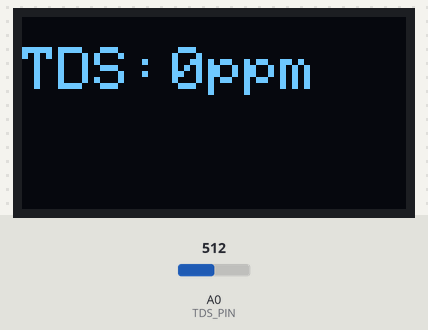
A sketch run on a simulated Arduino Uno, built with avr-gcc and run on an emulated ATmega328P. Parts: 128×64 one-colour display. The inputs (shaded band) are chosen by the test bench; at power-on: A0 (TDS_PIN) = 512. What the sketch prints to the serial monitor is not drawn.

Above: at 2.7 s.
2.8 s: A0 (TDS_PIN) set to 716
At 5.6 s:
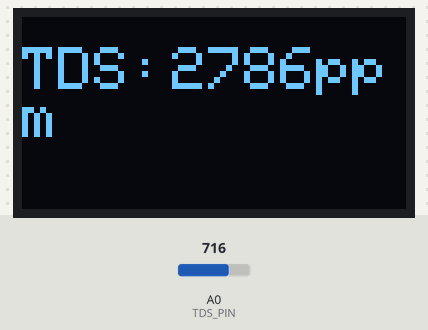
5.8 s: A0 (TDS_PIN) set to 810
At 8.6 s:
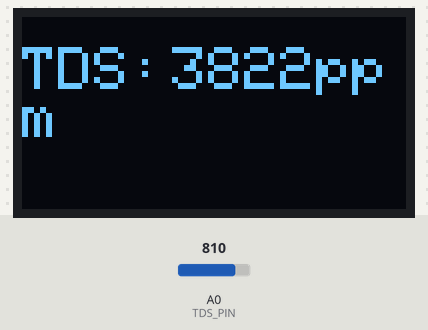
8.8 s: A0 (TDS_PIN) set to 790
At 12.5 s:
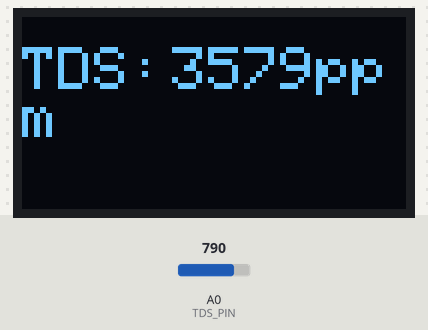
Timing chart, 0 to 14.0 s (numbered marks = the images above; inputs shaded):
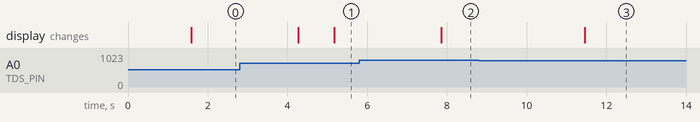

The sketch:

Tds_Sensor.ino
```cpp
// Library Imports
#include "Tds_Sensor.h" // Custom header for TDSSensor class
#include <Wire.h> // Arduino I²C communication librar
#include <Adafruit_GFX.h> // Adafruit graphics library
#include <Adafruit_SSD1306.h> // Adafruit SSD1306 OLED display driver
#include "config.h"  // Custom project config

TDSSensor tds(TDS_PIN);
Adafruit_SSD1306 display(SCREEN_WIDTH, SCREEN_HEIGHT, &Wire, OLED_RESET);

void setup() {
  Serial.begin(115200);

  // Initialize TDS Sensor
  tds.begin();
  Serial.println("TDS Meter Initialized...");

  // Initialize OLED
  if (!display.begin(SSD1306_SWITCHCAPVCC, OLED_ADDRESS)) {
    Serial.println("OLED initialization failed!");
    while (1);
  }

  display.clearDisplay();
  display.setTextSize(1);
  display.setTextColor(SSD1306_WHITE);
  display.setCursor(0, 0);
  display.println("TDS Meter Ready...");
  display.display();
  delay(1500);
}

void loop() {
  float tdsValue = tds.getTDS(25.0); // Temperature set to 25°C by default

  // Serial Output
  Serial.print("TDS Value: ");
  Serial.print(tdsValue, 0);
  Serial.println(" ppm");

  // OLED Display Output
  display.clearDisplay();
  display.setTextSize(2);
  display.setCursor(0, 10);
  display.print("TDS:");
  display.setCursor(50, 10);
  display.print(tdsValue, 0);
  display.print("ppm");

  display.display();

  delay(100);
}
```

Tds_Sensor.cpp
```cpp
// Own Header
#include "Tds_Sensor.h"
//Additional libraries needed for implementation
#include <Arduino.h>

// Constructor: Initializes the TDS sensor with pin, reference voltage, and sample count.
TDSSensor::TDSSensor(byte pin, float vref, int scount) {
  _pin = pin;
  _vref = vref;
  _scount = scount;
  _analogBuffer = new int[_scount];
  _analogBufferTemp = new int[_scount];
  _analogBufferIndex = 0;
}

// Initializes the sensor pin as input.
void TDSSensor::begin() {
  pinMode(_pin, INPUT);
}

// Computes the median value from an array of integers for noise filtering.
int TDSSensor::getMedianNum(int bArray[], int filterLen) {
  int bTab[filterLen];
  for (int i = 0; i < filterLen; i++)
    bTab[i] = bArray[i];
  int i, j, bTemp;
  // Bubble sort: Swap adjacent elements if out of order.
  for (j = 0; j < filterLen - 1; j++) {
    for (i = 0; i < filterLen - j - 1; i++) {
      if (bTab[i] > bTab[i + 1]) {
        bTemp = bTab[i];
        bTab[i] = bTab[i + 1];
        bTab[i + 1] = bTemp;
      }
    }
  }

  // Return median: Middle value (odd) or average of two middles (even).
  if ((filterLen & 1) > 0) {
    bTemp = bTab[(filterLen - 1) / 2];
  } else {
    bTemp = (bTab[filterLen / 2] + bTab[filterLen / 2 - 1]) / 2;
  }
  return bTemp;
}

// Reads analog values, computes median voltage, applies temperature compensation, and calculates TDS value in ppm.
float TDSSensor::getTDS(float temperature) {
  static unsigned long analogSampleTime = millis();
  if (millis() - analogSampleTime > 40U) {
    analogSampleTime = millis();
    _analogBuffer[_analogBufferIndex] = analogRead(_pin);
    _analogBufferIndex++;
    if (_analogBufferIndex == _scount) _analogBufferIndex = 0;
  }

  static float tdsValue = 0;
  static unsigned long printTime = millis();
  if (millis() - printTime > 800U) {
    printTime = millis();

    for (int i = 0; i < _scount; i++) {
      _analogBufferTemp[i] = _analogBuffer[i];
    }

    // Median voltage: Scale ADC to volts.
    float averageVoltage = getMedianNum(_analogBufferTemp, _scount) * _vref / 1024.0;

    // Temp compensation: Normalize to 25°C (2% per °C adjustment).
    float compensationCoefficient = 1.0 + 0.02 * (temperature - 25.0);
    float compensationVoltage = averageVoltage / compensationCoefficient;

    tdsValue = (133.42 * compensationVoltage * compensationVoltage * compensationVoltage
                - 255.86 * compensationVoltage * compensationVoltage
                + 857.39 * compensationVoltage) * 0.5;
  }

  return tdsValue;
}
```

Tds_Sensor.h
```cpp
//Prevents redefinition if not defined
#ifndef TDS_H
//Define
#define TDS_H

class TDSSensor {
  //Member Function Interface
  public:
    TDSSensor(byte pin, float vref = 5.0, int scount = 30);
    void begin();
    float getTDS(float temperature = 25.0);
  // Member Variable Interface
  private:
    int getMedianNum(int bArray[], int filterLen);
    byte _pin;
    float _vref;
    int _scount;
    int* _analogBuffer;
    int* _analogBufferTemp;
    int _analogBufferIndex;
};

#endif
```

Temperature_Sensor.cpp
```cpp
// Own Header
#include "Temperature_Sensor.h"
//Additional libraries needed for implementation
#include <Arduino.h>

// Constructor: Initializes the temperature sensor with the specified pin.
TemperatureSensor::TemperatureSensor(byte pin) {
  _pin = pin;
  _oneWire = new OneWire(_pin);
  _sensors = new DallasTemperature(_oneWire);
}

// Initializes the DallasTemperature sensors.
void TemperatureSensor::begin() {
  _sensors->begin();
}

// Requests temperature and returns it in Fahrenheit.
float TemperatureSensor::getFahrenheit() {
  _sensors->requestTemperatures();
  float tempC = _sensors->getTempCByIndex(0);
  float tempF = _sensors->toFahrenheit(tempC);
  return tempF;
}

// Requests temperature and returns it in Celsius.
float TemperatureSensor::getCelsius() {
  _sensors->requestTemperatures();
  float tempC = _sensors->getTempCByIndex(0);
  return tempC;
}
```

Temperature_Sensor.h
```cpp
//Prevents redefinition if not defined
#ifndef TEMPERATURE_SENSOR_H
//Define
#define TEMPERATURE_SENSOR_H

//Libraries needed for declaration
#include <OneWire.h>
#include <DallasTemperature.h>

class TemperatureSensor {
   // Member Variable Interface
  private:
    byte _pin;
    OneWire* _oneWire;
    DallasTemperature* _sensors;

  //Member Function Interface
  public:
    TemperatureSensor(byte pin);
    void begin();
    float getFahrenheit();
    float getCelsius();
};

#endif
```

pH_Sensor.cpp
```cpp
// Own Header
#include "pH_Sensor.h"
//Additional libraries needed for implementation
#include <Arduino.h>

// Constructor: Initialize pH sensor with pin and calibration value
PHSensor::PHSensor(byte pin, float calibrationValue) {
  _pin = pin;
  _calibrationValue = calibrationValue;
}

float PHSensor::getPH() {
  // Read ADC multiple times
  for(int i = 0; i < 10; i++) {
    _buffer[i] = analogRead(_pin);
    delay(30);
  }

  // Sort readings
  for(int i = 0; i < 9; i++) {
    for(int j = i + 1; j < 10; j++) {
      if(_buffer[i] > _buffer[j]) {
        _temp = _buffer[i];
        _buffer[i] = _buffer[j];
        _buffer[j] = _temp;
      }
    }
  }

  // Average middle values
  _avgval = 0;
  for(int i = 2; i < 8; i++) {
    _avgval += _buffer[i];
  }

  // Convert to voltage
  float volt = (float)_avgval * 5.0 / 1024.0 / 6.0;

  // Convert to pH value
  float phValue = -5.70 * volt + _calibrationValue;
  return phValue;
}
```

pH_Sensor.h
```cpp
//Prevents redefinition if not defined
#ifndef PH_H
//Define
#define PH_H

class PHSensor {
  //Member Function Interface
  public:
    PHSensor(byte pin, float calibrationValue = 22.34);
    float getPH();

  // Member Variable Interface
  private:
    byte _pin;
    float _calibrationValue;
    int _buffer[10];
    int _temp;
    unsigned long _avgval;
};

#endif
```

config.h
```cpp
#ifndef CONFIG_H
#define CONFIG_H

//Temperature sensor pin
#define DS18B20_PIN 4

//TDS sensor pin
#define TDS_PIN A0

//PH level sensor pin and calibration
#define PH_PIN A1
#define PH_CALIBRATION 22.34

//OLED Display Configs
#define SCREEN_WIDTH 128
#define SCREEN_HEIGHT 64
#define OLED_RESET -1
#define OLED_ADDRESS 0x3C

#endif
```

Measured:
- after the input at 2.8 s, the display: first differs from a run without the input after 2.4 s (image 1)
- after the input at 5.8 s, the display: changes after 2.1 s (image 2)
- after the input at 8.8 s, the display: changes after 2.7 s (image 3)
